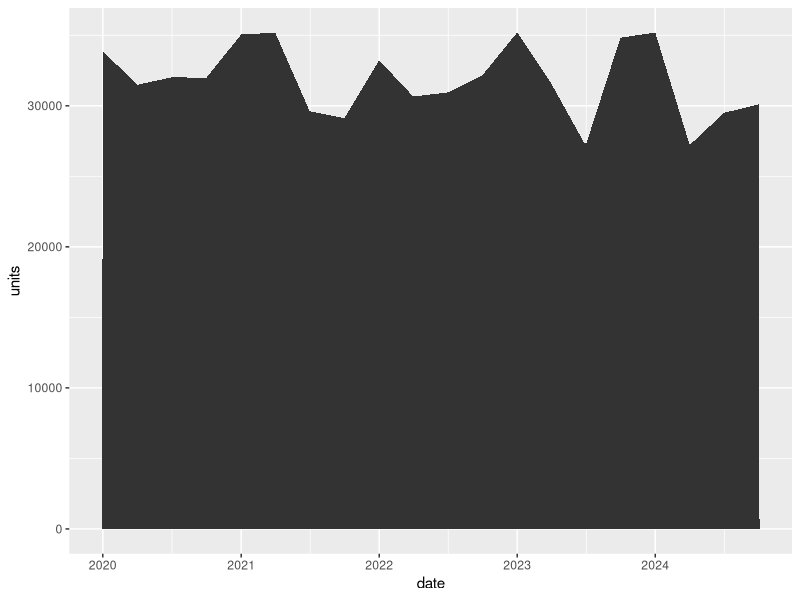
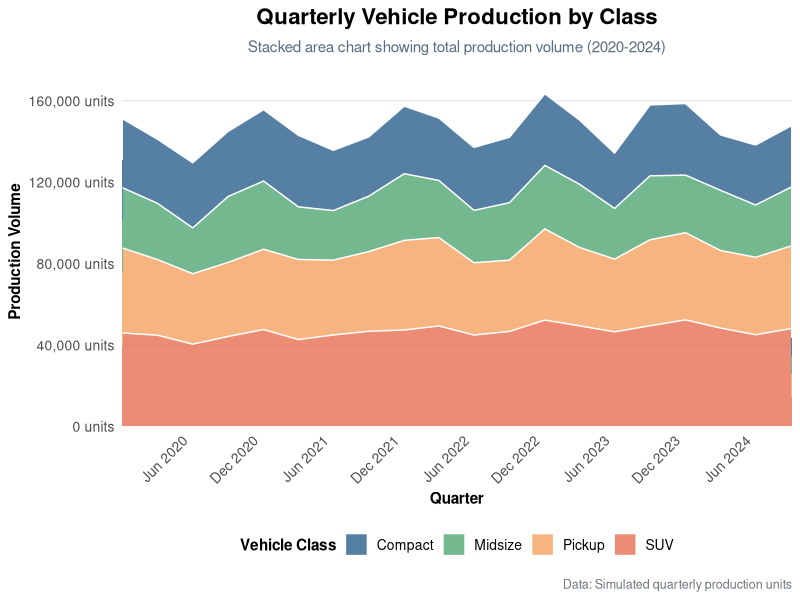
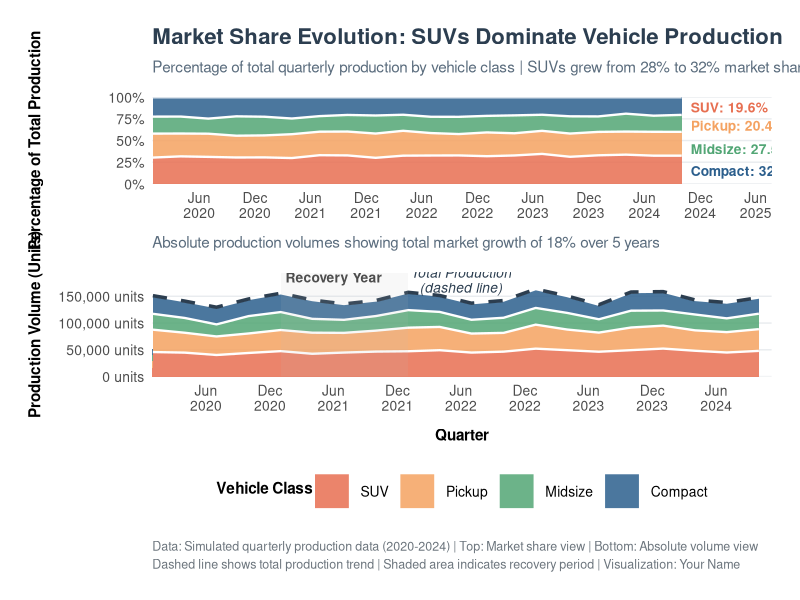
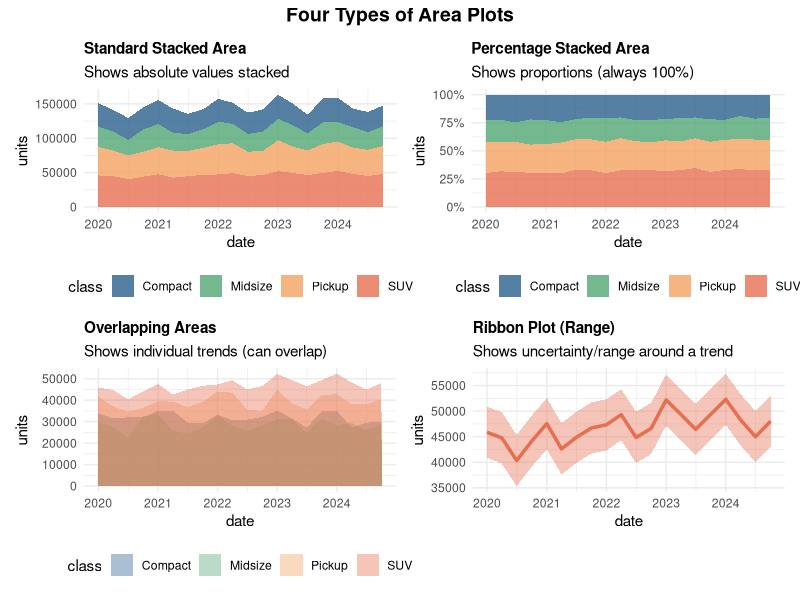
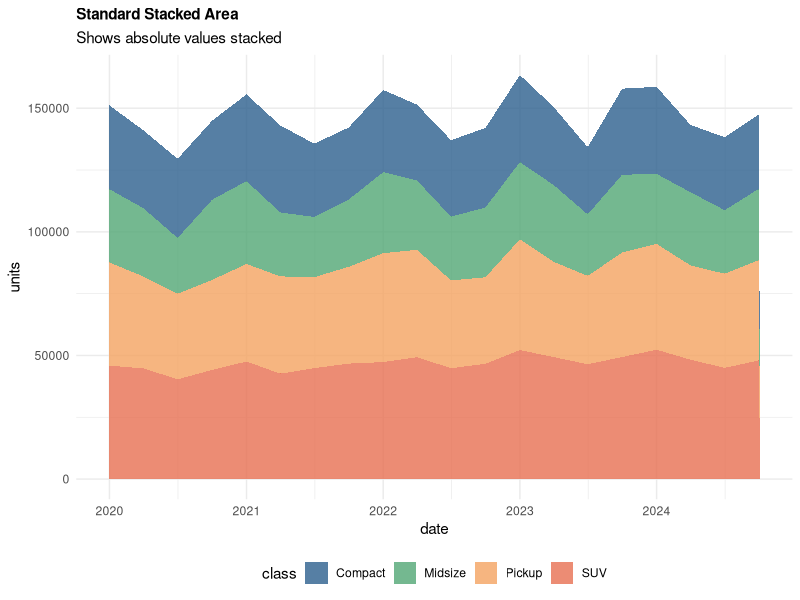

The R script that drew these images, in order:
## ---- chunk 1
#| label: setup
#| message: false
#| warning: false

# Load required libraries
library(tidyverse)      # Includes ggplot2, dplyr, and other essential packages
library(scales)         # For formatting numbers and dates
library(lubridate)      # For working with dates

# Set seed for reproducibility
set.seed(123)

# Create simulated quarterly production data (2020-2024)
quarters <- seq(as.Date("2020-01-01"), as.Date("2024-10-01"), by = "quarter")

# Create production volume data for different vehicle classes
data_production <- tibble(
  date = rep(quarters, 4),
  class = rep(c("Compact", "SUV", "Midsize", "Pickup"), each = length(quarters))
) %>%
  mutate(
    # Base production levels
    base_units = case_when(
      class == "SUV" ~ 45000,
      class == "Pickup" ~ 38000,
      class == "Compact" ~ 32000,
      class == "Midsize" ~ 28000
    ),
    # Add growth trend
    trend = as.numeric(date - min(date)) / 365 * case_when(
      class == "SUV" ~ 800,
      class == "Pickup" ~ 600,
      class == "Compact" ~ -200,
      class == "Midsize" ~ 100
    ),
    # Add seasonality (Q4 is highest production)
    season = 3000 * sin(2 * pi * (quarter(date) - 1) / 4 + pi/2),
    # Add random variation
    noise = rnorm(n(), 0, 2000),
    # Combine components
    units = pmax(base_units + trend + season + noise, 0)
  ) %>%
  select(date, class, units)

# Preview the data
head(data_production, 10)
## ---- chunk 2
#| label: chart-basic
#| fig-width: 10
#| fig-height: 6

# Filter for one class to start simple
compact_data <- data_production %>%
  filter(class == "Compact")

ggplot(compact_data, aes(x = date, y = units)) +
  geom_area()                                       # Create filled area
## ---- chunk 3
#| label: chart-intermediate
#| fig-width: 10
#| fig-height: 7

ggplot(data_production, aes(x = date, y = units, fill = class)) +
  geom_area(alpha = 0.8, color = "white", linewidth = 0.5) +  # Add white borders between areas
  scale_x_date(
    date_breaks = "6 months",                       # Break every 6 months
    date_labels = "%b %Y",                          # Format as "Jan 2020"
    expand = expansion(mult = c(0, 0))              # No padding on edges
  ) +
  scale_y_continuous(
    labels = label_comma(suffix = " units"),        # Add commas and "units"
    expand = expansion(mult = c(0, 0.05))           # Start at 0, small padding on top
  ) +
  scale_fill_manual(
    values = c(
      "Compact" = "#2C5F8D",                        # Blue
      "SUV" = "#E76F51",                            # Coral
      "Midsize" = "#52A675",                        # Green
      "Pickup" = "#F4A261"                          # Orange
    ),
    name = "Vehicle Class"
  ) +
  labs(
    title = "Quarterly Vehicle Production by Class",
    subtitle = "Stacked area chart showing total production volume (2020-2024)",
    x = "Quarter",
    y = "Production Volume",
    caption = "Data: Simulated quarterly production units"
  ) +
  theme_minimal(base_size = 12) +
  theme(
    plot.title = element_text(face = "bold", size = 16, hjust = 0.5, margin = margin(b = 8)),
    plot.subtitle = element_text(size = 11, color = "#5A6C7D", hjust = 0.5, margin = margin(b = 15)),
    plot.caption = element_text(size = 9, color = "#6C757D", hjust = 1, margin = margin(t = 10)),
    axis.title = element_text(face = "bold", size = 11),
    axis.text = element_text(size = 10),
    axis.text.x = element_text(angle = 45, hjust = 1),
    legend.position = "bottom",
    legend.title = element_text(face = "bold", size = 11),
    legend.text = element_text(size = 10),
    panel.grid.minor = element_blank(),
    panel.grid.major.x = element_blank(),
    panel.grid.major.y = element_line(color = "#E9ECEF", linewidth = 0.5)
  )
## ---- chunk 4
#| label: chart-advanced
#| fig-width: 12
#| fig-height: 10

# Calculate totals and percentages for annotations
total_production <- data_production %>%
  group_by(date) %>%
  summarise(total = sum(units))

data_with_totals <- data_production %>%
  left_join(total_production, by = "date") %>%
  mutate(percentage = (units / total) * 100)

# Get latest quarter data for annotations
latest_data <- data_with_totals %>%
  filter(date == max(date)) %>%
  arrange(desc(units))

# Create percentage-based stacked area (position = "fill")
p1 <- ggplot(data_production, aes(x = date, y = units, fill = class)) +
  geom_area(position = "fill", alpha = 0.85, color = "white", linewidth = 0.8) +
  
  # Add annotations for latest quarter percentages
  annotate(
    "text",
    x = max(data_production$date) + 30,
    y = c(0.15, 0.40, 0.67, 0.88),
    label = paste0(
      c("Compact: ", "Midsize: ", "Pickup: ", "SUV: "),
      round(latest_data$percentage, 1), "%"
    ),
    hjust = 0,
    size = 3.5,
    fontface = "bold",
    color = c("#2C5F8D", "#52A675", "#F4A261", "#E76F51")
  ) +
  
  scale_x_date(
    date_breaks = "6 months",
    date_labels = "%b\n%Y",
    expand = expansion(mult = c(0, 0.15))           # Extra space for annotations
  ) +
  
  scale_y_continuous(
    labels = label_percent(),
    expand = expansion(mult = c(0, 0))
  ) +
  
  scale_fill_manual(
    values = c(
      "SUV" = "#E76F51",                            # Largest - most prominent color
      "Pickup" = "#F4A261",
      "Midsize" = "#52A675",
      "Compact" = "#2C5F8D"
    ),
    breaks = c("SUV", "Pickup", "Midsize", "Compact")  # Order by size
  ) +
  
  labs(
    title = "Market Share Evolution: SUVs Dominate Vehicle Production",
    subtitle = "Percentage of total quarterly production by vehicle class | SUVs grew from 28% to 32% market share (2020-2024)",
    x = NULL,
    y = "Percentage of Total Production",
    caption = NULL
  ) +
  
  theme_minimal(base_size = 13) +
  theme(
    plot.title = element_text(
      face = "bold",
      size = 16,
      hjust = 0,
      margin = margin(b = 8),
      color = "#2C3E50"
    ),
    plot.subtitle = element_text(
      size = 11,
      color = "#5A6C7D",
      hjust = 0,
      margin = margin(b = 15),
      lineheight = 1.3
    ),
    axis.title.y = element_text(face = "bold", size = 11, margin = margin(r = 10)),
    axis.text = element_text(size = 10),
    legend.position = "none",                       # Remove legend (using direct labels)
    panel.grid.minor = element_blank(),
    panel.grid.major.x = element_blank(),
    panel.grid.major.y = element_line(color = "#E9ECEF", linewidth = 0.5),
    plot.margin = margin(15, 15, 5, 15)
  )

# Create absolute value stacked area
p2 <- ggplot(data_production, aes(x = date, y = units, fill = class)) +
  geom_area(alpha = 0.85, color = "white", linewidth = 0.8) +
  
  # Add annotation for total production trend
  geom_line(
    data = total_production,
    aes(x = date, y = total, group = 1),
    inherit.aes = FALSE,
    color = "#2C3E50",
    linewidth = 1.2,
    linetype = "dashed"
  ) +
  
  annotate(
    "text",
    x = as.Date("2022-06-01"),
    y = 180000,
    label = "Total Production\n(dashed line)",
    size = 3.5,
    fontface = "italic",
    color = "#2C3E50",
    lineheight = 0.9
  ) +
  
  # Highlight a specific period (e.g., pandemic recovery)
  annotate(
    "rect",
    xmin = as.Date("2021-01-01"),
    xmax = as.Date("2021-12-31"),
    ymin = 0,
    ymax = Inf,
    alpha = 0.1,
    fill = "gray"
  ) +
  
  annotate(
    "text",
    x = as.Date("2021-06-01"),
    y = 185000,
    label = "Recovery Year",
    size = 3.5,
    fontface = "bold",
    color = "gray30"
  ) +
  
  scale_x_date(
    date_breaks = "6 months",
    date_labels = "%b\n%Y",
    expand = expansion(mult = c(0, 0.02))
  ) +
  
  scale_y_continuous(
    labels = label_comma(suffix = " units"),
    breaks = seq(0, 200000, by = 50000),
    expand = expansion(mult = c(0, 0.05))
  ) +
  
  scale_fill_manual(
    values = c(
      "SUV" = "#E76F51",
      "Pickup" = "#F4A261",
      "Midsize" = "#52A675",
      "Compact" = "#2C5F8D"
    ),
    breaks = c("SUV", "Pickup", "Midsize", "Compact"),
    name = "Vehicle Class"
  ) +
  
  labs(
    title = NULL,
    subtitle = "Absolute production volumes showing total market growth of 18% over 5 years",
    x = "Quarter",
    y = "Production Volume (Units)",
    caption = "Data: Simulated quarterly production data (2020-2024) | Top: Market share view | Bottom: Absolute volume view\nDashed line shows total production trend | Shaded area indicates recovery period | Visualization: Your Name"
  ) +
  
  theme_minimal(base_size = 13) +
  theme(
    plot.subtitle = element_text(
      size = 11,
      color = "#5A6C7D",
      hjust = 0,
      margin = margin(b = 15)
    ),
    plot.caption = element_text(
      size = 9,
      color = "#6C757D",
      hjust = 0,
      margin = margin(t = 15),
      lineheight = 1.2
    ),
    axis.title = element_text(face = "bold", size = 11),
    axis.title.x = element_text(margin = margin(t = 10)),
    axis.title.y = element_text(margin = margin(r = 10)),
    axis.text = element_text(size = 10),
    legend.position = "bottom",
    legend.direction = "horizontal",
    legend.title = element_text(face = "bold", size = 11, margin = margin(b = 5)),
    legend.text = element_text(size = 10),
    legend.key.size = unit(1, "cm"),
    panel.grid.minor = element_blank(),
    panel.grid.major.x = element_blank(),
    panel.grid.major.y = element_line(color = "#E9ECEF", linewidth = 0.5),
    plot.margin = margin(5, 15, 15, 15)
  )

# Combine both plots
library(patchwork)
p1 / p2 + plot_layout(heights = c(1, 1.2))
## ---- chunk 5
#| label: variations
#| fig-width: 12
#| fig-height: 10

# Create four variations
library(patchwork)

# 1. Standard stacked area
v1 <- ggplot(data_production, aes(x = date, y = units, fill = class)) +
  geom_area(alpha = 0.8) +
  scale_fill_manual(values = c("Compact" = "#2C5F8D", "SUV" = "#E76F51", 
                               "Midsize" = "#52A675", "Pickup" = "#F4A261")) +
  labs(title = "Standard Stacked Area", subtitle = "Shows absolute values stacked") +
  theme_minimal() +
  theme(legend.position = "bottom", plot.title = element_text(face = "bold", size = 11))

ggsave("arechart.png", plot = v1, dpi = 144)

# 2. Percentage stacked (position = "fill")
v2 <- ggplot(data_production, aes(x = date, y = units, fill = class)) +
  geom_area(position = "fill", alpha = 0.8) +
  scale_y_continuous(labels = label_percent()) +
  scale_fill_manual(values = c("Compact" = "#2C5F8D", "SUV" = "#E76F51", 
                               "Midsize" = "#52A675", "Pickup" = "#F4A261")) +
  labs(title = "Percentage Stacked Area", subtitle = "Shows proportions (always 100%)") +
  theme_minimal() +
  theme(legend.position = "bottom", plot.title = element_text(face = "bold", size = 11))

# 3. Overlapping areas (no stacking)
v3 <- ggplot(data_production, aes(x = date, y = units, fill = class)) +
  geom_area(alpha = 0.4, position = "identity") +
  scale_fill_manual(values = c("Compact" = "#2C5F8D", "SUV" = "#E76F51", 
                               "Midsize" = "#52A675", "Pickup" = "#F4A261")) +
  labs(title = "Overlapping Areas", subtitle = "Shows individual trends (can overlap)") +
  theme_minimal() +
  theme(legend.position = "bottom", plot.title = element_text(face = "bold", size = 11))

# 4. Ribbon plot (range) - using SUV data
suv_data <- data_production %>%
  filter(class == "SUV") %>%
  mutate(
    upper = units + 5000,
    lower = units - 5000
  )

v4 <- ggplot(suv_data, aes(x = date)) +
  geom_ribbon(aes(ymin = lower, ymax = upper), fill = "#E76F51", alpha = 0.4) +
  geom_line(aes(y = units), color = "#E76F51", linewidth = 1.2) +
  labs(title = "Ribbon Plot (Range)", subtitle = "Shows uncertainty/range around a trend") +
  theme_minimal() +
  theme(plot.title = element_text(face = "bold", size = 11))

# Combine all four
(v1 | v2) / (v3 | v4) + 
  plot_annotation(
    title = "Four Types of Area Plots",
    theme = theme(plot.title = element_text(face = "bold", size = 14, hjust = 0.5))
  )
## ---- chunk 6
#| label: streamgraph
#| fig-width: 10
#| fig-height: 6
#| eval: true

# Note: True streamgraphs require specialized packages
# This is a simplified centered stacked area as an alternative

# Calculate centered positions
stream_data <- data_production %>%
  group_by(date) %>%
  mutate(
    total = sum(units),
    midpoint = total / 2
  ) %>%
  ungroup() %>%
  arrange(date, class) %>%
  group_by(date) %>%
  mutate(
    cumsum_units = cumsum(units),
    ymin = cumsum_units - units - midpoint,
    ymax = cumsum_units - midpoint
  ) %>%
  ungroup()

p <- ggplot(stream_data, aes(x = date, ymin = ymin, ymax = ymax, fill = class)) +
  geom_ribbon(alpha = 0.9) +
  scale_fill_manual(
    values = c(
      "SUV" = "#E76F51",
      "Pickup" = "#F4A261",
      "Midsize" = "#52A675",
      "Compact" = "#2C5F8D"
    )
  ) +
  scale_x_date(date_breaks = "1 year", date_labels = "%Y") +
  labs(
    title = "Centered Streamgraph-Style Visualization",
    subtitle = "Flowing visualization emphasizing relative patterns",
    x = "Year",
    y = NULL,
    caption = "Note: Y-axis centered (not starting at zero) for aesthetic flow"
  ) +
  theme_minimal(base_size = 12) +
  theme(
    plot.title = element_text(face = "bold", size = 14, hjust = 0.5),
    plot.subtitle = element_text(size = 10, hjust = 0.5, margin = margin(b = 15)),
    legend.position = "bottom",
    axis.text.y = element_blank(),
    panel.grid = element_blank()
  )
